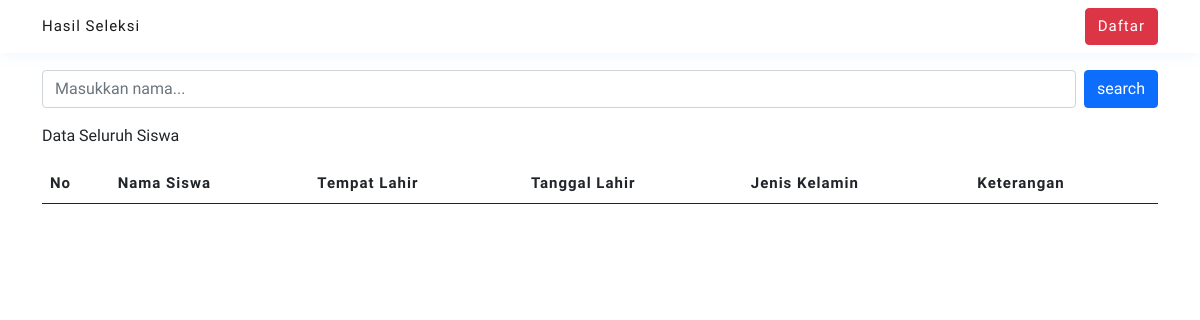
Before: / with the older database file.
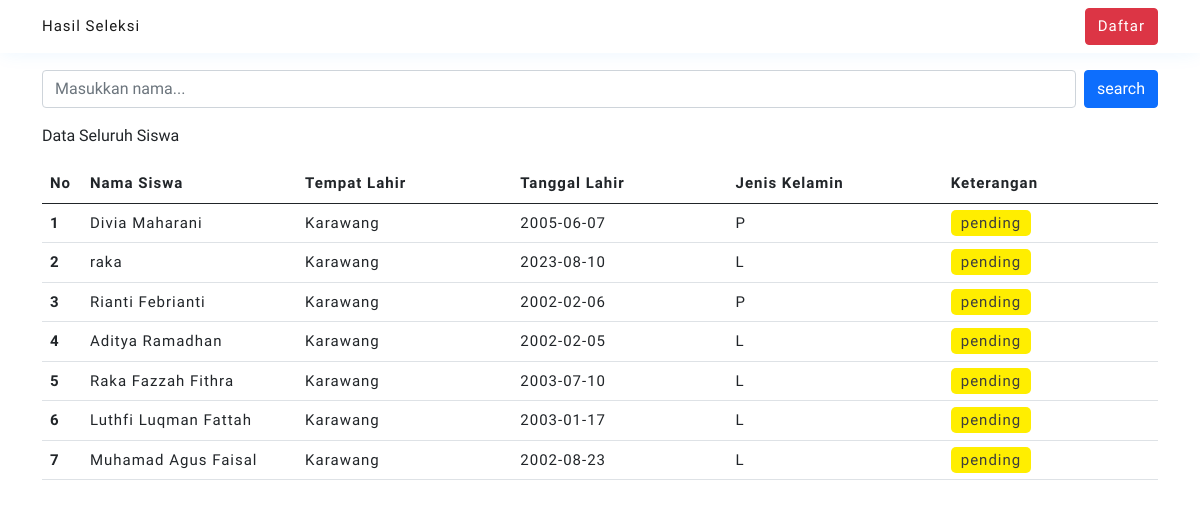
After: the same page with the newer database file.
### tables this page shows
CREATE TABLE `registrasi` (
  `id` int(11) NOT NULL,
  `user_id` int(11) NOT NULL,
  `jurusan_id` int(11) NOT NULL,
  `jenis_kelamin` enum('L','P') NOT NULL,
  `tempat_lahir` varchar(255) NOT NULL,
  `tanggal_lahir` date NOT NULL,
  `alamat` text NOT NULL,
  `status` enum('accept','reject','pending','') NOT NULL DEFAULT 'pending',
  `created_at` timestamp NOT NULL DEFAULT current_timestamp(),
  `updated_at` timestamp NOT NULL DEFAULT current_timestamp()
);

CREATE TABLE `user` (
  `id` int(11) NOT NULL,
  `email` varchar(255) NOT NULL,
  `nama` varchar(255) NOT NULL,
  `password` varchar(255) NOT NULL,
  `role` enum('admin','user','','') NOT NULL DEFAULT 'user',
  `created_at` timestamp NOT NULL DEFAULT current_timestamp(),
  `updated_at` timestamp NOT NULL DEFAULT current_timestamp()
);

### libraries/conn.php (called while the page is built, shortened)
<?php
    $conn = mysqli_connect("Localhost", "root", "", "ppdb_sekolah");
    function show_data($query) {
        global $conn;
        $result = mysqli_query($conn, $query);
        $rows = [];
        while($row = mysqli_fetch_assoc($result)) {
            $rows[] = $row;
        }
        return $rows;
    }
?>

### index.php (the view, shortened to what this page needs)
  <?php
    require './libraries/conn.php';
    $data = show_data("SELECT r.id, u.nama, r.tempat_lahir, r.tanggal_lahir, r.jenis_kelamin, r.status FROM registrasi r
    LEFT JOIN `user` u ON r.user_id = u.id ORDER BY r.id DESC");
    require './layouts/header-landing-page.php';
  ?>
    <div class="home-contents" style="margin-top: 70px;">
      <div class="container d-flex flex-column mb-3">
        <form action="" method="post" class="d-flex flex-row mb-3 gap-2" style="width: 100%;">
          <input type="text" class="form-control" name="keyword" placeholder="Masukkan nama...">
          <button type="submit" name="submit-keywords" class="btn btn-primary">search</button>
        </form>
        <p>Data Seluruh Siswa</p>
        <div class="table-container" style="overflow: auto;">
          <table class="table">
            <thead>
              <tr>
                <th scope="col">No</th>
                <th scope="col">Nama Siswa</th>
                <th scope="col">Tempat Lahir</th>
                <th scope="col">Tanggal Lahir</th>
                <th scope="col">Jenis Kelamin</th>
                <th scope="col">Keterangan</th>
              </tr>
            </thead>
            <tbody>
              <?php $i = 1 ?>
              <?php foreach ( $data as $d  ) : ?>
              <tr>
                <th scope="row"><?= $i ?></th>
                <td><?= $d['nama'] ?></td>
                <td><?= $d['tempat_lahir'] ?></td>
                <td><?= $d['tanggal_lahir'] ?></td>
                <td><?= $d['jenis_kelamin'] ?></td>
                <?php if ( $d['status'] === 'pending' ) : ?>
                  <td><span class="pending"><?= $d['status'] ?></span></td>
                <?php elseif ( $d['status'] === 'accept' ) : ?>
                  <td><span class="accept"><?= $d['status'] ?></span></td>
                <?php else : ?>
                  <td><span class="reject"><?= $d['status'] ?></span></td>
                <?php endif; ?>
              </tr>
              <?php $i++; ?>
              <?php endforeach; ?>
            </tbody>
          </table>
        </div>
      </div>
    </div>
<?php
  require './layouts/footer.php';
?>

### layouts/header-landing-page.php (shortened to what this page needs)
<!doctype html>
<html lang="en">
  <head>
    <link href="https://cdn.jsdelivr.net/npm/bootstrap@5.0.2/dist/css/bootstrap.min.css" rel="stylesheet">
    <link rel="stylesheet" href="https://cdn.jsdelivr.net/npm/bootstrap-icons@1.10.3/font/bootstrap-icons.css">
    <link rel="stylesheet" href="main.css">
  </head>
  <body>
      <nav class="navbar navbar-expand-lg navbar-light bg-light fixed-top">
        <div class="container">
        <a class="navbar-brand" href="index.php">Hasil Seleksi</a>
        <div class="collapse navbar-collapse" id="navbarScroll">
            <div class="d-flex">
            <a href="register.php" class="btn btn-danger btn-register">Daftar</a>
            </div>
        </div>
        </div>
      </nav>

### layouts/footer.php (shortened to what this page needs)
  </body>
</html>

### main.css (style rules this page uses)
* { font-family: 'Quicksand', sans-serif !important; }
.navbar-expand-lg { background-color: rgba(255, 255, 255, .5) !important; backdrop-filter: blur(4px) !important; box-shadow: 0 .5px 20px -2px rgba(30, 144, 255, .1) !important; }
a,th,td { font-size: 15px !important; letter-spacing: 1px; }
tr > td:not(:first-child) { min-width: 200px; }
td > span { padding: 4px 10px; border-radius: 5px; font-weight: 500; }
td > span.pending { background-color: rgb(255, 238, 0); color: #3d3d3d; }

Changed rows visible on the page:
added registrasi: user.nama "Divia Maharani", tempat_lahir "Karawang", tanggal_lahir "2005-06-07", jenis_kelamin "P", status "pending"
added registrasi: user.nama "raka", tempat_lahir "Karawang", tanggal_lahir "2023-08-10", jenis_kelamin "L", status "pending"
added registrasi: user.nama "Rianti Febrianti", tempat_lahir "Karawang", tanggal_lahir "2002-02-06", jenis_kelamin "P", status "pending"
added registrasi: user.nama "Aditya Ramadhan", tempat_lahir "Karawang", tanggal_lahir "2002-02-05", jenis_kelamin "L", status "pending"
added registrasi: user.nama "Raka Fazzah Fithra", tempat_lahir "Karawang", tanggal_lahir "2003-07-10", jenis_kelamin "L", status "pending"
added registrasi: user.nama "Luthfi Luqman Fattah", tempat_lahir "Karawang", tanggal_lahir "2003-01-17", jenis_kelamin "L", status "pending"
added registrasi: user.nama "Muhamad Agus Faisal", tempat_lahir "Karawang", tanggal_lahir "2002-08-23", jenis_kelamin "L", status "pending"
